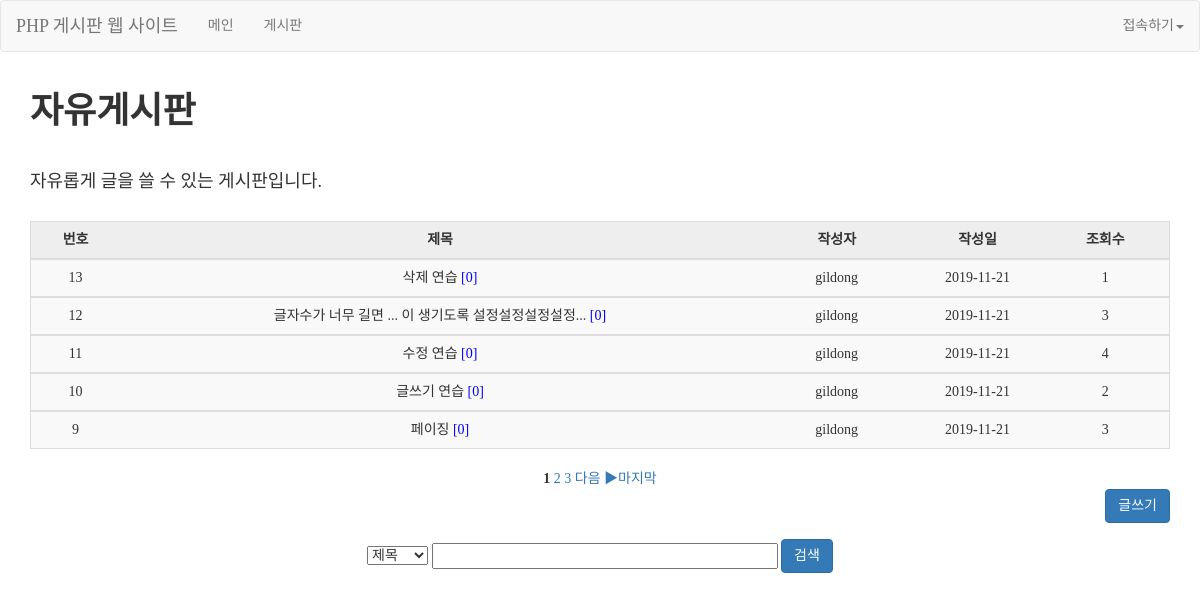
The page /gimal/list.php on the database as committed earlier.
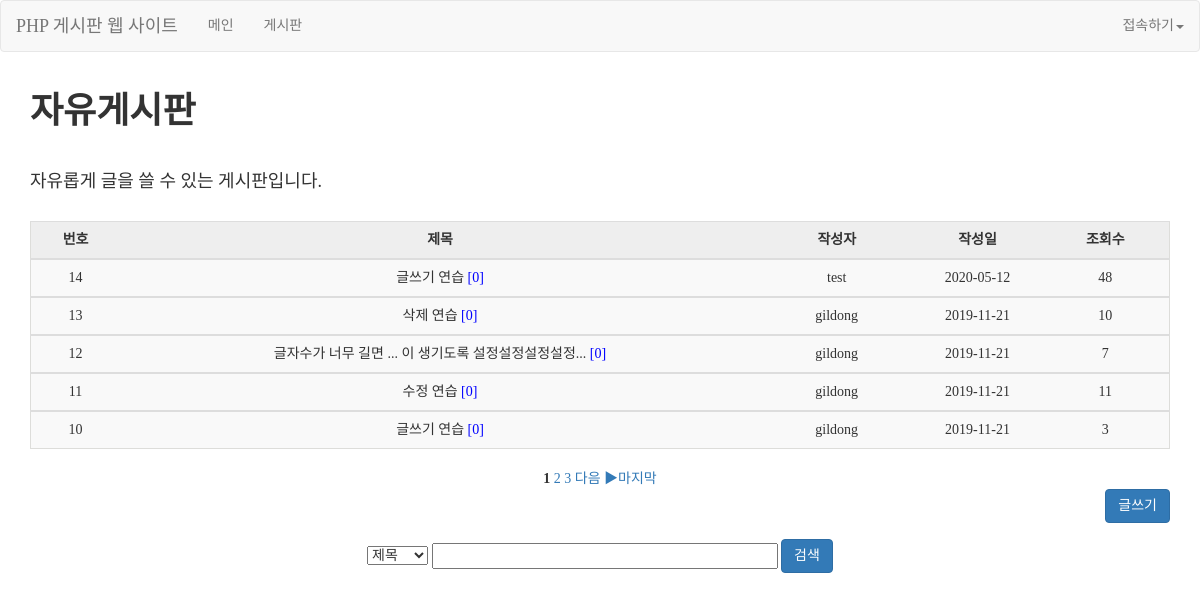
The same page on the database as committed later.
### tables this page shows
CREATE TABLE `board` (
  `idx` int(11) NOT NULL,
  `name` varchar(100) NOT NULL,
  `pw` varchar(100) NOT NULL,
  `title` varchar(100) NOT NULL,
  `content` text NOT NULL,
  `date` date NOT NULL,
  `hit` int(11) NOT NULL,
  `lock_post` int(11) NOT NULL
);

### gimal/config.php (called while the page is built, shortened)
<?php
	if (isset($_SESSION["userid"])) {
		$userid = $_SESSION["userid"];
	}else{
		$userid = "";
	}if (isset($_SESSION["username"])){
		$username = $_SESSION["username"];
	}else{
		$username = "";
	}if (isset($_SESSION["role"])){
		$role = $_SESSION["role"];
	}else{
		$role = "";
	}
?>

### gimal/db/db_con.php (called while the page is built)
<?php
	$db_id="root";
	$db_pw="";
	$db_name="bbs";
	$db_domain="localhost";
	$db=mysqli_connect($db_domain,$db_id,$db_pw,$db_name);
	function mq($sql){
		global $db;
		return $db->query($sql);
	}
?>

### gimal/list.php (the view, shortened to what this page needs)
<?php
	include_once "./config.php";
	include_once "./db/db_con.php";
	if (isset($_GET["page"]))
		$page = $_GET["page"];
	else
		$page = 1;
?>
<!DOCTYPE html>
<html>
	<head>
		<?php include_once "./fragments/head.php";?>
	</head>
	<body>
		<nav class="navbar navbar-default">
			<?php include_once "./fragments/header.php";?>
		</nav>
		<div class="container">
			<div id="board_area">
			  <h1><b>자유게시판</b></h1><br>
			  <h4>자유롭게 글을 쓸 수 있는 게시판입니다.</h4><br>
			  <table class="table table-striped" style="text-align: center; border: 1px solid #ddddda">
			  	<tr>
					<th style="background-color: #eeeeee; text-align: center;">번호</th>
					<th style="background-color: #eeeeee; text-align: center;">제목</th>
					<th style="background-color: #eeeeee; text-align: center;">작성자</th>
					<th style="background-color: #eeeeee; text-align: center;">작성일</th>
					<th style="background-color: #eeeeee; text-align: center;">조회수</th>
			    </tr>
			    <?php
			    	$sql = mq("select
			    					*
			    			   from
			    					board
			    			");
			    	$total_record = mysqli_num_rows($sql);
			    	$list = 5;
			  		$block_cnt = 5;
			  		$block_num = ceil($page / $block_cnt);
			  		$block_start = (($block_num - 1) * $block_cnt) + 1;
			    	$block_end = $block_start + $block_cnt - 1;
			    	$total_page = ceil($total_record / $list);
			    	if($block_end > $total_page){
			    		$block_end = $total_page;
			    	}
			    	$page_start = ($page - 1) * $list;
			    	$sql2 = mq("select
			    					*
			    				from
			    					board
			    				order by
			    					idx desc limit $page_start, $list
			    			");
			    	while($board = $sql2->fetch_array()){
			    		$title=$board["title"];
			    		if(strlen($title)>30){
			    			$title=str_replace($board["title"],mb_substr($board["title"],0,30,"utf-8")."...",$board["title"]);
			    		}
			    		$sql3 = mq("select
			    						*
			    				    from
			    						reply
			    					where
			    						con_num='".$board['idx']."'
			    				");
			    		$rep_count = mysqli_num_rows($sql3);
			    ?>
			      <tbody>
			      	<tr>
			          <td width="70"><?=$board['idx']; ?></td>
			          <td width="500">
			          <?php
			          	$lockimg="<img src='./img/lock.png' alt='lock' title='lock' width='18' height='18'>";
			          	if($board['lock_post']=="1"){
			          ?>
			          		<span class="lock_check" style="cursor:pointer" data-action="./read.php?idx="
			          		data-check=<?=$role ?> data-idx="<?=$board['idx']?>" ><?=$title?> <?=$lockimg?></span>
			          <?php
			          	}else{
			          ?>
			          		<span class="read_check" style="cursor:pointer" data-action="./read.php?idx=<?=$board['idx']?>" ><?=$title?></span>
			          		<span style="color:blue;">[<?=$rep_count?>]</span></td>
			          <?php
			          	}
			          ?>
			          <td width="120"><?=$board['name'];?></td>
			          <td width="100"><?=$board['date'];?></td>
			          <td width="100"><?=$board['hit']; ?></td>
			        </tr>
			      </tbody>
			      <?php } ?>
			    </table>
			    <div id="page_num" style="text-align: center;">
			    	<?php
				    	for($i = $block_start; $i <= $block_end; $i++){
				    		if($page == $i){
				    			echo "<b> $i </b>";
				    		} else {
				    			echo "<a href='list.php?page=$i'> $i </a>";
				    		}
				    	}
				    	if($page >= $total_page){
				    	} else {
				    		$next = $page + 1;
				    		echo "<a href='list.php?page=$next'> 다음 ▶</a>";
				    	}
				    	if($page >= $total_page){
				    	} else {
				    		echo "<a href='list.php?page=$total_page'>마지막</a>";
				    	}
					?>
				</div>
			    <div id="write_btn">
			      <a href="write.php"><button class="btn btn-primary pull-right" >글쓰기</button></a>
			    </div>
			  <div id="search_box" style="text-align: center; padding-top: 50px;">
			  	<form action="search_result.php" method="get">
			  		<select name="category">
			  			<option value="title">제목</option>
			  		</select>
			  		<input type="text" name="search" size="40" required="required">
			  			<button class="btn btn-primary">검색</button>
			  	</form>
			  </div>
		  </div>
		</div>
	</body>
</html>

### gimal/fragments/head.php (shortened to what this page needs)
<link rel="stylesheet" href="css/bootstrap.css">
		<link rel="stylesheet" href="css/custom.css">

### gimal/fragments/header.php (shortened to what this page needs)
<div class="navbar-header">
				<a class="navbar-brand" href="main.php">PHP 게시판 웹 사이트</a>
			</div>
			<div class="collapse navbar-collapse" id="bs-example-navbar-collapse-1">
				<ul class="nav navbar-nav">
					<li><a href="main.php">메인</a></li>
					<li><a href="list.php">게시판</a></li>
				</ul>
			<?php
				if(!$userid){
			?>
				<ul class="nav navbar-nav navbar-right">
					<li class="dropdown">
						<a href="#" class="dropdown-toggle" data-toggle="dropdown" role="button"
						aria-haspopup="true" aria-expanded="false">접속하기<span class="caret"></span></a>
					</li>
				</ul>
			<?php
				}else if($userid){
					$logged = $username."(".$userid.")";
			?>
				<ul class="nav navbar-nav navbar-right">
					<li class="dropdown">
						<a href="#" class="dropdown-toggle" data-toggle="dropdown" role="button"
						aria-haspopup="true" aria-expanded="false"><b><?=$logged ?></b>님의 회원관리<span class="caret"></span></a>
						<ul class="dropdown-menu">
							<li><a href="logout.php">로그아웃</a></li>
						</ul>
					</li>
				</ul>
			<?php }?>
			</div>

### gimal/css/custom.css (style rules this page uses)
* { font-family : "Nanum Gothic"; }
h1 { font-family : "Hanna"; }

Rows that differ between the two databases and show on the page:
no longer on this page (row unchanged): board: idx "9", title "페이징", rep_count "0", name "gildong", date "2019-11-21", hit "3"
added board: idx "14", title "글쓰기 연습", rep_count "0", name "test", date "2020-05-12", hit "48"
changed board "삭제 연습": hit "1" → "10"
changed board "글자수가 너무 길면 ... 이 생기도록 설정설정설정설정...": hit "3" → "7"
changed board "수정 연습": hit "4" → "11"
changed board id 10: hit "2" → "3"
